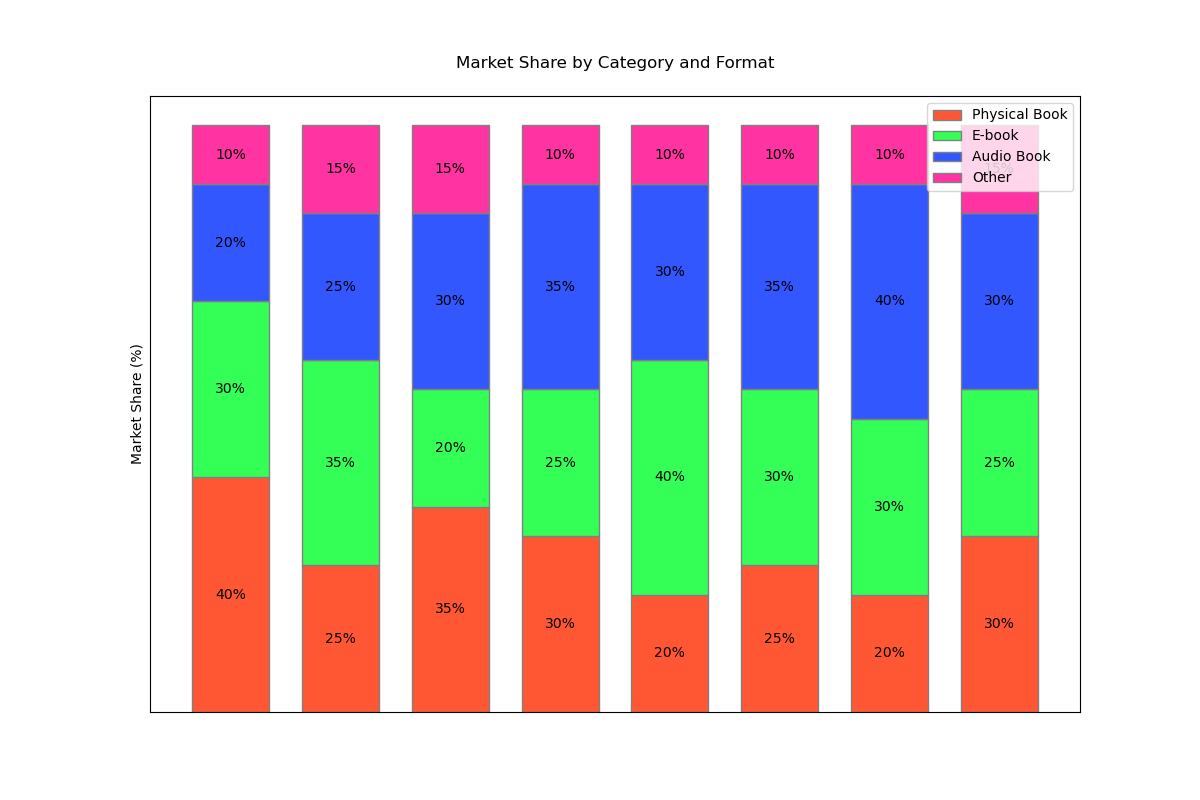

Recreate this plot in Python.

import matplotlib.pyplot as plt
import pandas as pd

# Data
data = {
    'Category': ['Fiction', 'Non-Fiction', 'Children', 'Science', 'History', 'Biography', 'Self-Help', 'Comics'],
    'Physical Book': [40, 25, 35, 30, 20, 25, 20, 30],
    'E-book': [30, 35, 20, 25, 40, 30, 30, 25],
    'Audio Book': [20, 25, 30, 35, 30, 35, 40, 30],
    'Other': [10, 15, 15, 10, 10, 10, 10, 15]
}

# Convert data into DataFrame
df = pd.DataFrame(data)
columns = df.columns[1:]

# Create a new figure with specified figure size
plt.figure(figsize=(12, 8))

# Bar width
bar_width = 0.7

# Colors for each stack
colors = ["#FF5733", "#33FF57", "#3357FF", "#FF33A1"]

# Starting location for the first bar
x_offset = 0

# Plot bars
for i, col in enumerate(columns):
    plt.bar(df['Category'], df[col], bottom=x_offset, width=bar_width, color=colors[i], edgecolor='grey')
    x_offset = x_offset + df[col]

# Display the values on the bars
for xpos in range(len(df)):
    cum_values = 0  # Accumulator for stacked values
    for col in columns:
        value = df.loc[xpos, col]
        if value > 0:  # Only display positive values
            plt.text(xpos, cum_values + value/2, str(value) + '%', ha='center', va='center')
        cum_values += value

# Add labels and title
plt.ylabel('Market Share (%)')
plt.title('Market Share by Category and Format', pad=20)

# Turn off x ticks, y ticks, y grid
plt.xticks([])
plt.yticks([])
plt.grid(False)

# Display legend
plt.legend(columns, loc='upper right')

# Show the plot
plt.show()
